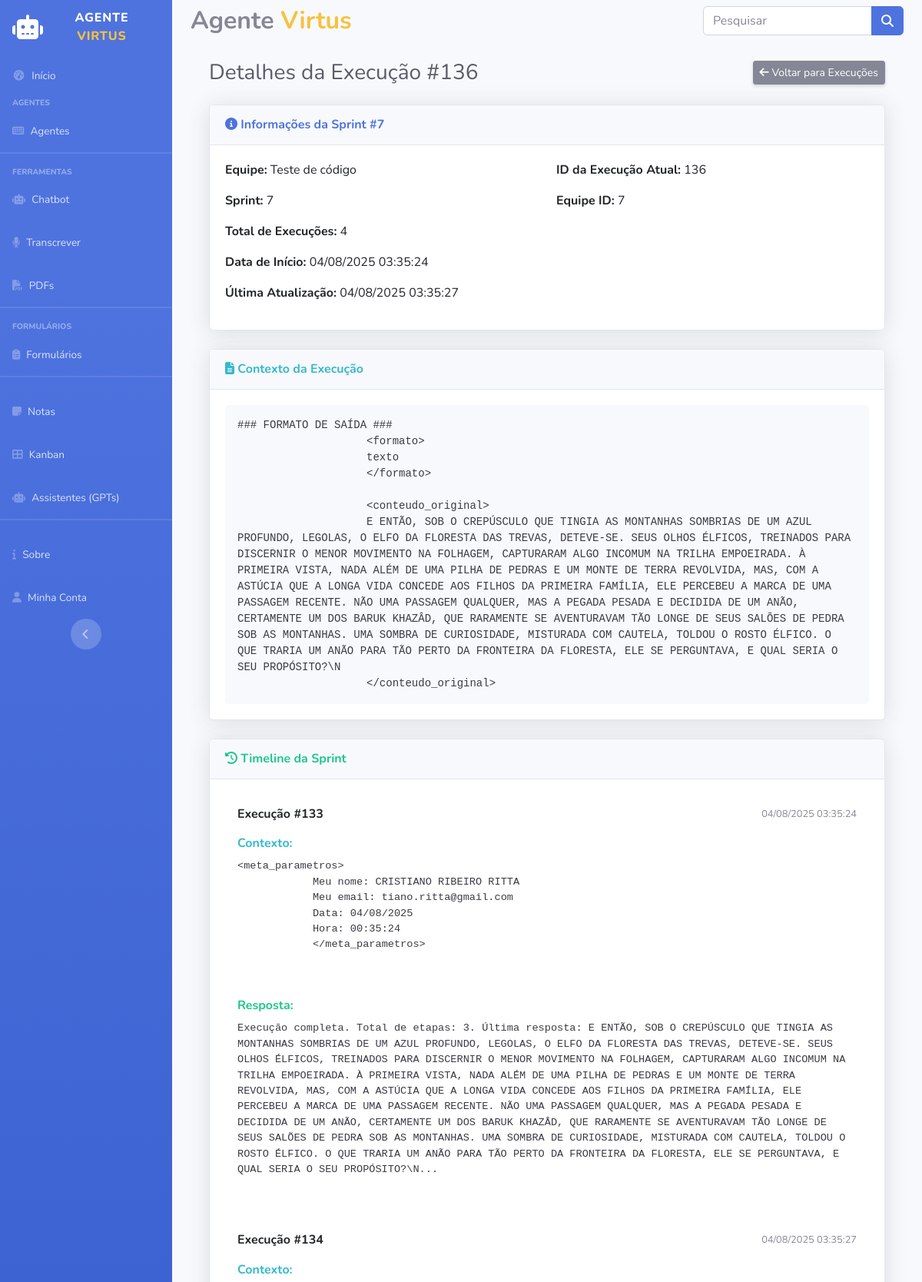
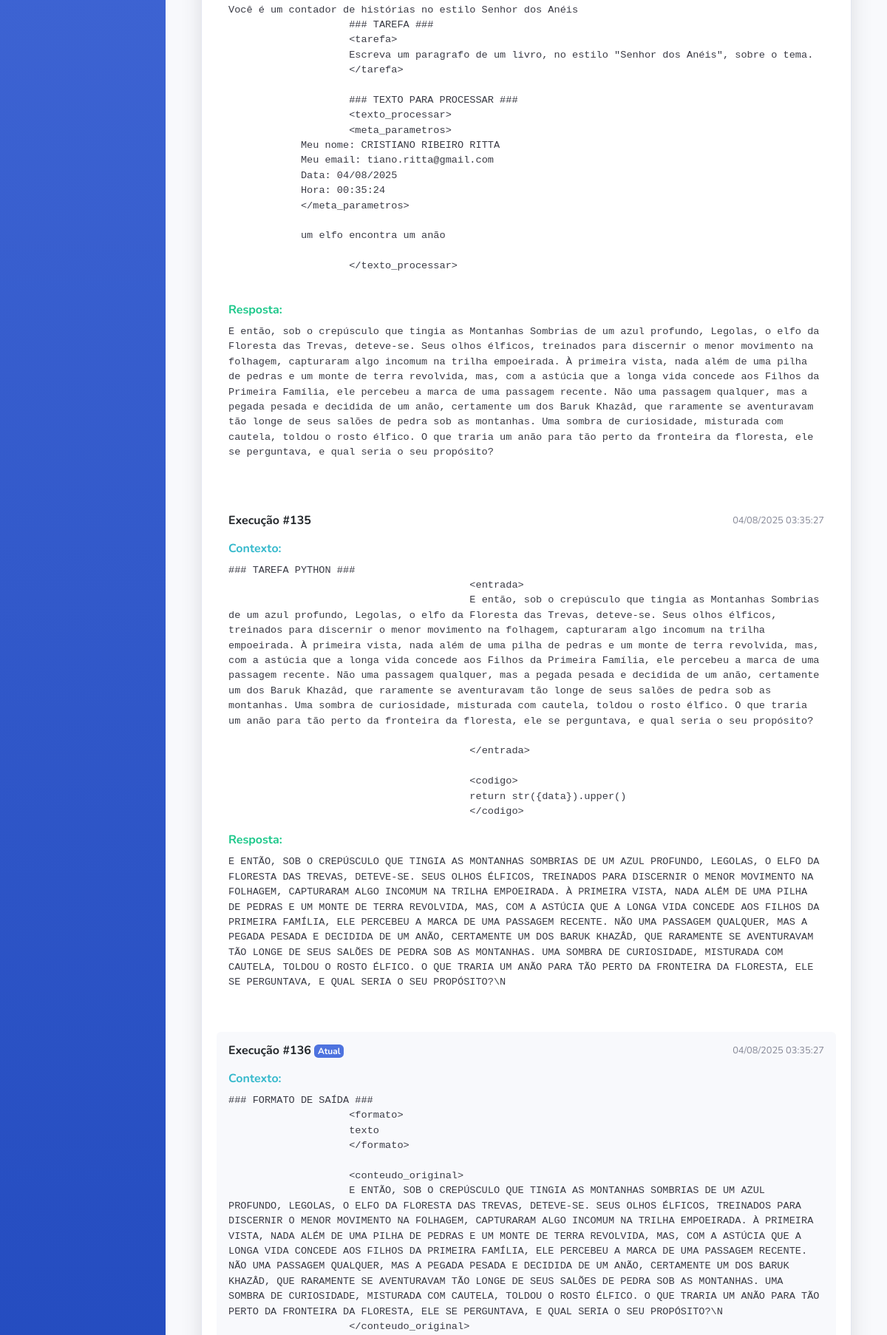
Screenshot of /agentesinteligentes/execucao/136 (upper part) with the database file from the repository (2 pictures, top to bottom).
### models/models.py (models this page shows, shortened)
class ExecucaoEquipe(db.Model):
    id = db.Column(db.Integer, primary_key=True)
    equipe_id = db.Column(db.Integer, db.ForeignKey('equipe_inteligente.id'), nullable=False)
    sprint = db.Column(db.Integer, nullable=True)
    contexto = db.Column(db.Text, nullable=True)
    resposta = db.Column(db.Text, nullable=True)
    criado_em = db.Column(db.DateTime, default=datetime.utcnow)
    atualizado_em = db.Column(db.DateTime, default=datetime.utcnow, onupdate=datetime.utcnow)
    equipe = db.relationship('EquipeInteligente', backref=db.backref('execucoes', lazy=True))

class EquipeInteligente(db.Model):
    id = db.Column(db.Integer, primary_key=True)
    nome = db.Column(db.String(200), nullable=False)
    descricao = db.Column(db.Text, nullable=True)
    processo = db.Column(db.String(50), nullable=False)
    memoria = db.Column(db.Integer, nullable=False, default=1) # 1 = ativo, 0 = inativo
    layout = db.Column(db.Text().with_variant(LONGTEXT, "mysql")) # JSON com nós e conexões
    criado_em = db.Column(db.DateTime, default=datetime.utcnow)
    menu_ordem = db.Column(db.Integer, nullable=True)

### routes.py (the view)
    @app.route('/agentesinteligentes/execucao/<int:execucao_id>')
    def detalhes_execucao(execucao_id):
        return AgentesController.detalhes_execucao(execucao_id)

### app.py (called while the page is built)
@app.before_request
def carregar_menus_dinamicos():
    try:
        menus_dinamicos = EquipeInteligente.query.filter(
            EquipeInteligente.menu_ordem > 0
        ).order_by(EquipeInteligente.menu_ordem).all()
        formularios_dinamicos = Formulario.query.filter(
            Formulario.ativo == True,
            Formulario.menu_ordem > 0
        ).order_by(Formulario.menu_ordem).all()
        app.jinja_env.globals['menus'] = menus_dinamicos
        app.jinja_env.globals['formularios'] = formularios_dinamicos
    except Exception as e:
        app.jinja_env.globals['menus'] = []
        app.jinja_env.globals['formularios'] = []
        print(f"Erro ao carregar menus dinâmicos: {e}")

### controllers/AgentesController.py (called while the page is built)
    @staticmethod
    def detalhes_execucao(execucao_id):
        execucao = ExecucaoEquipe.query.get_or_404(execucao_id)
        execucoes_sprint = ExecucaoEquipe.query.filter_by(
            equipe_id=execucao.equipe_id,
            sprint=execucao.sprint
        ).order_by(ExecucaoEquipe.criado_em.asc()).all()
        return render_template('agentes/detalhes_execucao.html',
                             execucao=execucao,
                             execucoes_sprint=execucoes_sprint)

### templates/agentes/detalhes_execucao.html
{% extends 'layout/base.html' %}
{% block main %}
<div class="container-fluid">
    <div class="d-sm-flex align-items-center justify-content-between mb-4">
        <h1 class="h3 mb-0 text-gray-800">Detalhes da Execução #{{ execucao.id }}</h1>
        <div>
            <a href="/agentesinteligentes/execucoes" class="btn btn-sm btn-secondary shadow-sm">
                <i class="fas fa-arrow-left"></i> Voltar para Execuções
            </a>
        </div>
    </div>
    <div class="card shadow mb-4">
        <div class="card-header py-3">
            <h6 class="m-0 font-weight-bold text-primary">
                <i class="fas fa-info-circle"></i> Informações da Sprint #{{ execucao.sprint }}
            </h6>
        </div>
        <div class="card-body">
            <div class="row">
                <div class="col-md-6">
                    <p><strong>Equipe:</strong> {{ execucao.equipe.nome }}</p>
                    <p><strong>Sprint:</strong> {{ execucao.sprint }}</p>
                    <p><strong>Total de Execuções:</strong> {{ execucoes_sprint|length }}</p>
                    <p><strong>Data de Início:</strong> {{ execucoes_sprint[0].criado_em.strftime('%d/%m/%Y %H:%M:%S') }}</p>
                    <p><strong>Última Atualização:</strong> {{ execucoes_sprint[-1].atualizado_em.strftime('%d/%m/%Y %H:%M:%S') }}</p>
                </div>
                <div class="col-md-6">
                    <p><strong>ID da Execução Atual:</strong> {{ execucao.id }}</p>
                    <p><strong>Equipe ID:</strong> {{ execucao.equipe_id }}</p>
                </div>
            </div>
        </div>
    </div>
    {% if execucao.contexto %}
    <div class="card shadow mb-4">
        <div class="card-header py-3">
            <h6 class="m-0 font-weight-bold text-info">
                <i class="fas fa-file-alt"></i> Contexto da Execução
            </h6>
        </div>
        <div class="card-body">
            <div class="bg-light p-3 rounded">
                <pre class="mb-0" style="white-space: pre-wrap; font-family: 'Courier New', monospace;">{{ execucao.contexto }}</pre>
            </div>
        </div>
    </div>
    {% endif %}
    <div class="card shadow mb-4">
        <div class="card-header py-3">
            <h6 class="m-0 font-weight-bold text-success">
                <i class="fas fa-history"></i> Timeline da Sprint
            </h6>
        </div>
        <div class="card-body">
            <div class="timeline">
                {% for exec in execucoes_sprint %}
                <div class="timeline-item mb-4 {% if exec.id == execucao.id %}bg-light{% endif %} p-3 rounded">
                    <div class="d-flex justify-content-between mb-2">
                        <h6 class="font-weight-bold">
                            Execução #{{ exec.id }}
                            {% if exec.id == execucao.id %}
                            <span class="badge badge-primary">Atual</span>
                            {% endif %}
                        </h6>
                        <small class="text-muted">{{ exec.criado_em.strftime('%d/%m/%Y %H:%M:%S') }}</small>
                    </div>
                    {% if exec.contexto %}
                    <div class="mb-3">
                        <strong class="text-info">Contexto:</strong>
                        <pre class="mt-2" style="white-space: pre-wrap; font-family: 'Courier New', monospace; font-size: 0.85em;">{{ exec.contexto }}</pre>
                    </div>
                    {% endif %}
                    <div>
                        <strong class="text-success">Resposta:</strong>
                        <pre class="mt-2" style="white-space: pre-wrap; font-family: 'Courier New', monospace; font-size: 0.85em;">{{ exec.resposta }}</pre>
                    </div>
                </div>
                {% endfor %}
            </div>
        </div>
    </div>
</div>
{% endblock %}

### rows the page displays
ExecucaoEquipe: id "136", sprint "7", atualizado_em "04/08/2025 03:35:27", equipe_id "7", contexto "### FORMATO DE SAÍDA ### <formato> texto </formato> <conteudo_original> E ENTÃO, SOB O CREPÚSCULO QUE TINGIA AS MONTANHAS SOMBRIAS DE UM AZUL PROFUNDO, LEGOLAS, O ELFO DA FLORESTA DAS TREVAS, DETEVE-SE. SEUS OLHOS ÉLFICOS, TREINADOS PARA DISCERNIR O MENOR MOVIMENTO NA FOLHAGEM, CAPTURARAM ALGO INCOMUM NA TRILHA EMPOEIRADA. À PRIMEIRA VISTA, NADA ALÉM DE UMA PILHA DE PEDRAS E UM MONTE DE TERRA REVOLVIDA, MAS, COM A ASTÚCIA QUE A LONGA VIDA CONCEDE AOS FILHOS DA PRIMEIRA FAMÍLIA, ELE PERCEBEU A MARCA DE UMA PASSAGEM RECENTE. NÃO UMA PASSAGEM QUALQUER, MAS A PEGADA PESADA E DECIDIDA DE UM ANÃO, CERTAMENTE UM DOS BARUK KHAZÂD, QUE RARAMENTE SE AVENTURAVAM TÃO LONGE DE SEUS SALÕES DE PEDRA SOB…", shows "Atual", criado_em "04/08/2025 03:35:27"
EquipeInteligente: equipe.nome "Teste de código"
ExecucaoEquipe: criado_em "04/08/2025 03:35:24", id "133", contexto "<meta_parametros> Meu nome: CRISTIANO RIBEIRO RITTA Meu email: tiano.ritta@gmail.com Data: 04/08/2025 Hora: 00:35:24 </meta_parametros>", resposta "Execução completa. Total de etapas: 3. Última resposta: E ENTÃO, SOB O CREPÚSCULO QUE TINGIA AS MONTANHAS SOMBRIAS DE UM AZUL PROFUNDO, LEGOLAS, O ELFO DA FLORESTA DAS TREVAS, DETEVE-SE. SEUS OLHOS ÉLFICOS, TREINADOS PARA DISCERNIR O MENOR MOVIMENTO NA FOLHAGEM, CAPTURARAM ALGO INCOMUM NA TRILHA EMPOEIRADA. À PRIMEIRA VISTA, NADA ALÉM DE UMA PILHA DE PEDRAS E UM MONTE DE TERRA REVOLVIDA, MAS, COM A ASTÚCIA QUE A LONGA VIDA CONCEDE AOS FILHOS DA PRIMEIRA FAMÍLIA, ELE PERCEBEU A MARCA DE UMA PASSAGEM RECENTE. NÃO UMA PASSAGEM QUALQUER, MAS A PEGADA PESADA E DECIDIDA DE UM ANÃO, CERTAMENTE UM DOS BARUK KHAZÂD, QUE RARAMENTE SE AVENTURAVAM TÃO LONGE DE SEUS SALÕES DE PEDRA SOB AS MONTANHAS. UMA…"
ExecucaoEquipe: id "134", criado_em "04/08/2025 03:35:27", contexto "Você é um contador de histórias no estilo Senhor dos Anéis ### TAREFA ### <tarefa> Escreva um paragrafo de um livro, no estilo \"Senhor dos Anéis\", sobre o tema. </tarefa> ### TEXTO PARA PROCESSAR ### <texto_processar> <meta_parametros> Meu nome: CRISTIANO RIBEIRO RITTA Meu email: tiano.ritta@gmail.com Data: 04/08/2025 Hora: 00:35:24 </meta_parametros> um elfo encontra um anão </texto_processar>", resposta "E então, sob o crepúsculo que tingia as Montanhas Sombrias de um azul profundo, Legolas, o elfo da Floresta das Trevas, deteve-se. Seus olhos élficos, treinados para discernir o menor movimento na folhagem, capturaram algo incomum na trilha empoeirada. À primeira vista, nada além de uma pilha de pedras e um monte de terra revolvida, mas, com a astúcia que a longa vida concede aos Filhos da Primeira Família, ele percebeu a marca de uma passagem recente. Não uma passagem qualquer, mas a pegada pesada e decidida de um anão, certamente um dos Baruk Khazâd, que raramente se aventuravam tão longe de seus salões de pedra sob as montanhas. Uma sombra de curiosidade, misturada com cautela, toldou o…"
ExecucaoEquipe: id "135", criado_em "04/08/2025 03:35:27", contexto "### TAREFA PYTHON ### <entrada> E então, sob o crepúsculo que tingia as Montanhas Sombrias de um azul profundo, Legolas, o elfo da Floresta das Trevas, deteve-se. Seus olhos élficos, treinados para discernir o menor movimento na folhagem, capturaram algo incomum na trilha empoeirada. À primeira vista, nada além de uma pilha de pedras e um monte de terra revolvida, mas, com a astúcia que a longa vida concede aos Filhos da Primeira Família, ele percebeu a marca de uma passagem recente. Não uma passagem qualquer, mas a pegada pesada e decidida de um anão, certamente um dos Baruk Khazâd, que raramente se aventuravam tão longe de seus salões de pedra sob as montanhas. Uma sombra de curiosidade,…", resposta "E ENTÃO, SOB O CREPÚSCULO QUE TINGIA AS MONTANHAS SOMBRIAS DE UM AZUL PROFUNDO, LEGOLAS, O ELFO DA FLORESTA DAS TREVAS, DETEVE-SE. SEUS OLHOS ÉLFICOS, TREINADOS PARA DISCERNIR O MENOR MOVIMENTO NA FOLHAGEM, CAPTURARAM ALGO INCOMUM NA TRILHA EMPOEIRADA. À PRIMEIRA VISTA, NADA ALÉM DE UMA PILHA DE PEDRAS E UM MONTE DE TERRA REVOLVIDA, MAS, COM A ASTÚCIA QUE A LONGA VIDA CONCEDE AOS FILHOS DA PRIMEIRA FAMÍLIA, ELE PERCEBEU A MARCA DE UMA PASSAGEM RECENTE. NÃO UMA PASSAGEM QUALQUER, MAS A PEGADA PESADA E DECIDIDA DE UM ANÃO, CERTAMENTE UM DOS BARUK KHAZÂD, QUE RARAMENTE SE AVENTURAVAM TÃO LONGE DE SEUS SALÕES DE PEDRA SOB AS MONTANHAS. UMA SOMBRA DE CURIOSIDADE, MISTURADA COM CAUTELA, TOLDOU O…"

### other values shown
{{ execucoes_sprint|length }} "4"
